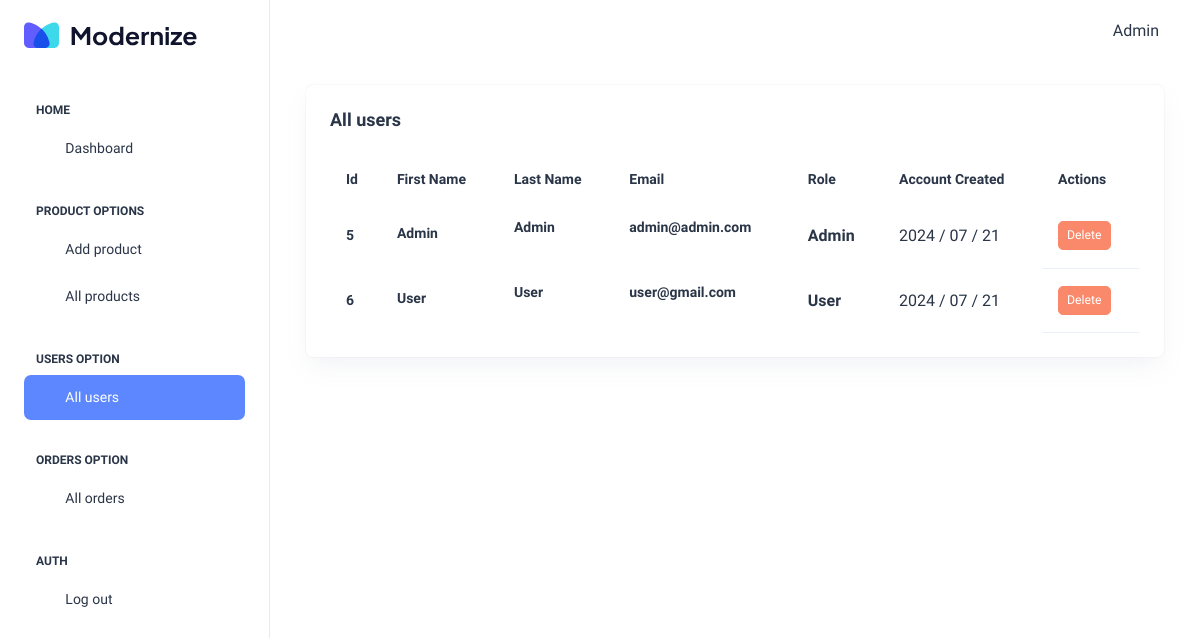
The app's page /dashboard/all-users.php (signed in) with its own data.
### tables this page shows
CREATE TABLE `users` (
  `id` int(11) NOT NULL,
  `first_name` varchar(255) NOT NULL,
  `last_name` varchar(255) NOT NULL,
  `email` varchar(255) NOT NULL,
  `password` varchar(255) NOT NULL,
  `role` varchar(255) NOT NULL DEFAULT 'user',
  `created_at` timestamp NOT NULL DEFAULT current_timestamp()
);

### dashboard/all-users.php (the view)
<?php
include('./header.php');
include('./conn.php');
$query = "SELECT * FROM users ORDER BY created_at";
$res = mysqli_query($conn, $query);
?>
<div class="container-fluid">
  <div class="container-fluid">
    <div class="card w-100">
      <div class="card-body p-4">
        <h5 class="card-title fw-semibold mb-4">
          All users
        </h5>
        <div class="table-responsive">
          <table class="table text-nowrap mb-0 align-middle">
            <thead class="text-dark fs-4">
              <tr>
                <th class="border-bottom-0">
                  <h6 class="fw-semibold mb-0">Id</h6>
                </th>
                <th class="border-bottom-0">
                  <h6 class="fw-semibold mb-0">First Name</h6>
                </th>
                <th class="border-bottom-0">
                  <h6 class="fw-semibold mb-0">Last Name</h6>
                </th>
                <th class="border-bottom-0">
                  <h6 class="fw-semibold mb-0">Email</h6>
                </th>
                <th class="border-bottom-0">
                  <h6 class="fw-semibold mb-0">Role</h6>
                </th>
                <th class="border-bottom-0">
                  <h6 class="fw-semibold mb-0">Account Created</h6>
                </th>
                <th class="border-bottom-0">
                  <h6 class="fw-semibold mb-0">Actions</h6>
                </th>
              </tr>
            </thead>
            <tbody>
              <?php
                while($data = mysqli_fetch_assoc($res)) {
                  $formatedDate = date_format(date_create($data['created_at']),"Y / m / d");
                  $role = ucfirst($data['role']);
                  echo "
                    <tr>
                      <td class='border-bottom-0'>
                        <h6 class='fw-semibold mb-0'>$data[id]</h6>
                      </td>
                      <td class='border-bottom-0'>
                        <h6 class='fw-semibold mb-1'>$data[first_name]</h6>
                      </td>
                      <td class='border-bottom-0'>
                        <h6 class='mb-0 fw-semibold'>$data[last_name]</p>
                      </td>
                      <td class='border-bottom-0'>
                        <h6 class='mb-0 fw-semibold'>$data[email]</p>
                      </td>
                      <td class='border-bottom-0'>
                        <h6 class='fw-semibold mb-0 fs-4'>$role</h6>
                      </td>
                      <td class='border-bottom-0'>
                        <h6 class='fw-normal mb-0 fs-4'>$formatedDate</h6>
                      </td>
                      <td>
                        <a class='btn btn-sm btn-danger' href='account/delete_account_backend.php?id=$data[id]'>Delete</a>
                      </td>
                    </tr>
                  ";
                }
              ?>
            </tbody>
          </table>
        </div>
      </div>
    </div>
  </div>
</div>
<?php include('./footer.php') ?>

### records on screen
users: id "5", first_name "Admin", last_name "Admin", email "admin@admin.com", role "Admin", created_at "2024 / 07 / 21"
users: id "6", first_name "User", last_name "User", email "user@gmail.com", role "User", created_at "2024 / 07 / 21"

### other values on screen
$_SESSION['first_name'] "Admin"
